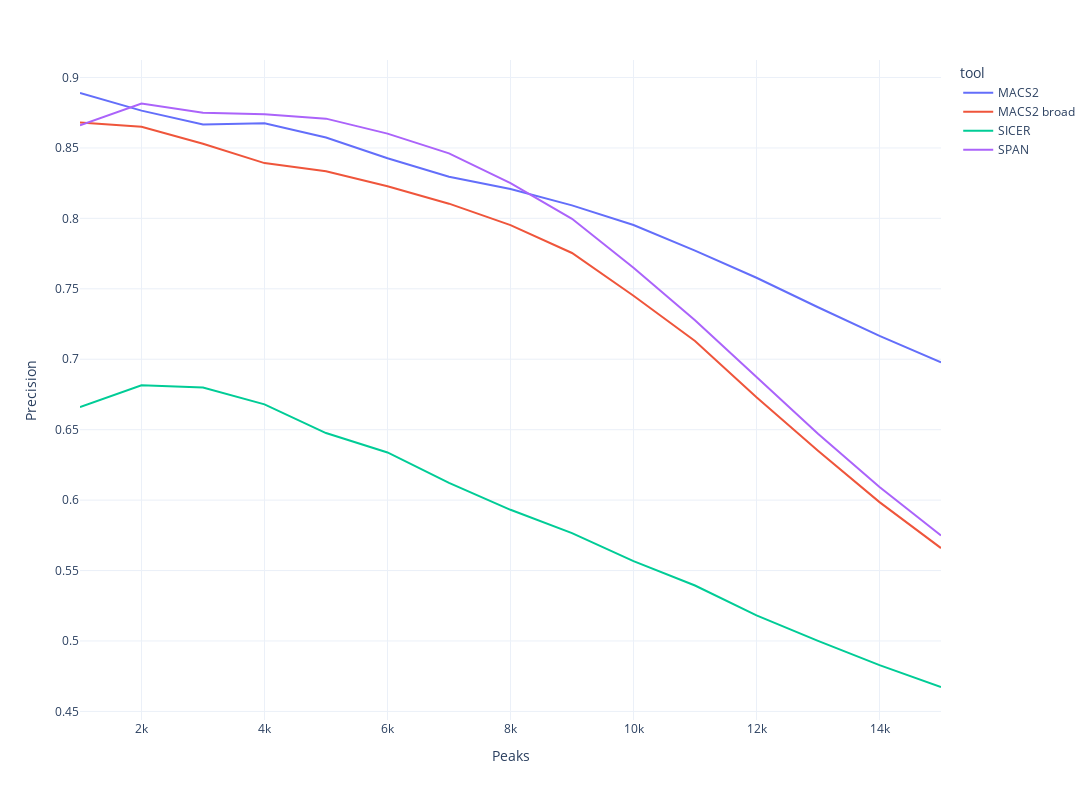

Here is the notebook cell this chart was saved with:
### Code cell
import plotly.express as px

fig = px.line(df, x="peaks", y="precision", color="tool")
fig.update_xaxes(title='Peaks')
fig.update_yaxes(title='Precision')
fig.layout.template = 'plotly_white'
fig.update_layout(
    autosize=False,
    width=1200,
    height=800,)
fig.show()
# plt.savefig(os.path.expanduser('~/data/2022_GSE26320_k4me3') + '/sens.pdf')

### Figure 1 — Plotly figure (JSON) as saved in the notebook; plotly's stock layout.template omitted (floating-point values rounded to 4 significant figures)
{"data": [{"hovertemplate": "tool=MACS2<br>peaks=%{x}<br>precision=%{y}<extra></extra>", "legendgroup": "MACS2", "line": {"color": "#636efa", "dash": "solid"}, "marker": {"symbol": "circle"}, "mode": "lines", "name": "MACS2", "orientation": "v", "showlegend": true, "x": [1000, 2000, 3000, 4000, 5000, 6000, 7000, 8000, 9000, 10000, 11000, 12000, 13000, 14000, 15000], "xaxis": "x", "y": [0.889, 0.8765, 0.8667, 0.8675, 0.8574, 0.8427, 0.8296, 0.8209, 0.8092, 0.7953, 0.7771, 0.7578, 0.7369, 0.7166, 0.6977], "yaxis": "y", "type": "scatter"}, {"hovertemplate": "tool=MACS2 broad<br>peaks=%{x}<br>precision=%{y}<extra></extra>", "legendgroup": "MACS2 broad", "line": {"color": "#EF553B", "dash": "solid"}, "marker": {"symbol": "circle"}, "mode": "lines", "name": "MACS2 broad", "orientation": "v", "showlegend": true, "x": [1000, 2000, 3000, 4000, 5000, 6000, 7000, 8000, 9000, 10000, 11000, 12000, 13000, 14000, 15000], "xaxis": "x", "y": [0.868, 0.865, 0.853, 0.8393, 0.8334, 0.8228, 0.8104, 0.7953, 0.7754, 0.7451, 0.713, 0.673, 0.6351, 0.5986, 0.5659], "yaxis": "y", "type": "scatter"}, {"hovertemplate": "tool=SICER<br>peaks=%{x}<br>precision=%{y}<extra></extra>", "legendgroup": "SICER", "line": {"color": "#00cc96", "dash": "solid"}, "marker": {"symbol": "circle"}, "mode": "lines", "name": "SICER", "orientation": "v", "showlegend": true, "x": [1000, 2000, 3000, 4000, 5000, 6000, 7000, 8000, 9000, 10000, 11000, 12000, 13000, 14000, 15000], "xaxis": "x", "y": [0.666, 0.6815, 0.68, 0.668, 0.6476, 0.6338, 0.6123, 0.5931, 0.5766, 0.5567, 0.5394, 0.5182, 0.5001, 0.4829, 0.4673], "yaxis": "y", "type": "scatter"}, {"hovertemplate": "tool=SPAN<br>peaks=%{x}<br>precision=%{y}<extra></extra>", "legendgroup": "SPAN", "line": {"color": "#ab63fa", "dash": "solid"}, "marker": {"symbol": "circle"}, "mode": "lines", "name": "SPAN", "orientation": "v", "showlegend": true, "x": [1000, 2000, 3000, 4000, 5000, 6000, 7000, 8000, 9000, 10000, 11000, 12000, 13000, 14000, 15000], "xaxis": "x", "y": [0.866, 0.8815, 0.875, 0.874, 0.8708, 0.8602, 0.8461, 0.825, 0.7997, 0.765, 0.7277, 0.6875, 0.6472, 0.6094, 0.5749], "yaxis": "y", "type": "scatter"}], "layout": {"xaxis": {"anchor": "y", "domain": [0.0, 1.0], "title": {"text": "Peaks"}}, "yaxis": {"anchor": "x", "domain": [0.0, 1.0], "title": {"text": "Precision"}}, "legend": {"title": {"text": "tool"}, "tracegroupgap": 0}, "margin": {"t": 60}, "autosize": false, "width": 1200, "height": 800}}
